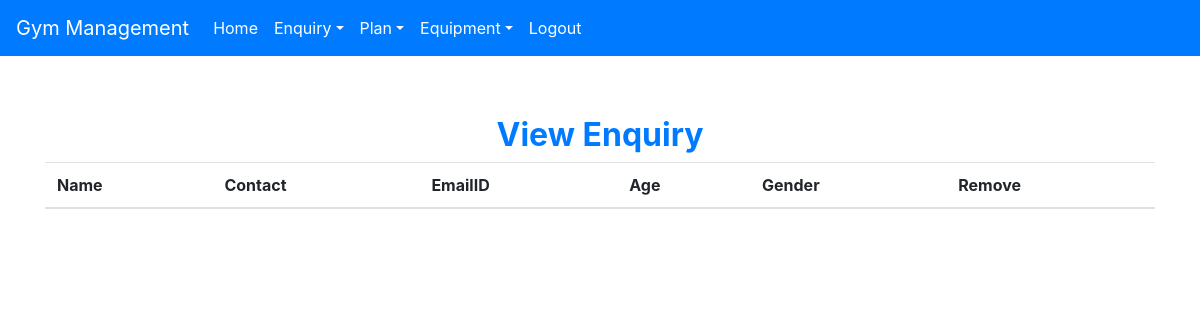
/view_enquiry (signed in), run on an earlier commit of the app's database.
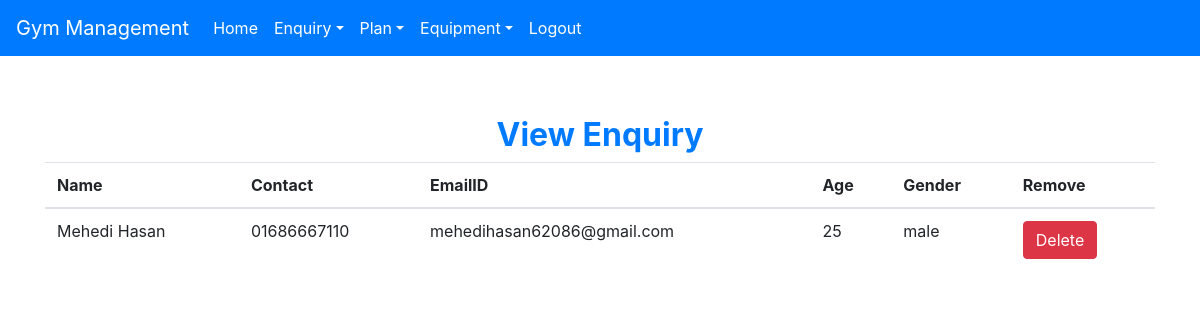
And on a later commit of the database.
### gym/models.py (models this page shows, shortened)
class Enquiry(models.Model):
    name = models.CharField(max_length=60)
    contact = models.CharField(max_length=10)
    emailid = models.CharField(max_length=60)
    age = models.CharField(max_length=40)
    gender = models.CharField(max_length=10)

### gym/views.py (the view)
# urls.py: path('view_enquiry', View_Enquiry, name='view_enquiry'),
def View_Enquiry(request):
    if not request.user.is_staff:
        return redirect('login')
    enq = Enquiry.objects.all()
    d = {'enq': enq}
    return render(request, 'view_enquiry.html', d)

### gym/templates/view_enquiry.html
{% extends 'navbar.html' %}
{% block body %}
<div class="container" style="margin-top: 60px">
    <h2 class="text-center text-primary font-weight-bold">View Enquiry</h2>
    <table id="example" class="table table-hover">
        <thead>
            <tr>
                <th>Name</th>
                <th>Contact</th>
                <th>EmailID</th>
                <th>Age</th>
                <th>Gender</th>
                <th>Remove</th>
            </tr>
        </thead>
        <tbody>
            {% for i in enq %}
                <tr>
                    <td>{{i.name}}</td>
                    <td>{{i.contact}}</td>
                    <td>{{i.emailid}}</td>
                    <td>{{i.age}}</td>
                    <td>{{i.gender}}</td>
                    <td><a class="btn btn-danger" href="{% url 'delete_enquiry' i.id %}" onclick="return confirm('Are you sure?')">Delete</a></td>
            {% endfor %}
        </tbody>
    </table>
</div>
{% endblock body %}

### gym/templates/navbar.html (shortened to what this page needs)
<html lang="en">
<head>
  {% load static %}
  <link rel="stylesheet" href="https://maxcdn.bootstrapcdn.com/bootstrap/4.5.2/css/bootstrap.min.css">
  <link rel="stylesheet" href="{% static 'css/style.css' %}">
  <link rel="stylesheet" href="https://cdn.datatables.net/1.11.3/css/jquery.dataTables.min.css">
  <link rel="stylesheet" href="https://cdn.datatables.net/buttons/2.0.1/css/buttons.dataTables.min.css">
</head>
<nav class="navbar navbar-expand-md bg-primary navbar-dark">
  <a class="navbar-brand" href="{% url 'login' %}">Gym Management</a>
  <div class="collapse navbar-collapse" id="abc">
    <ul class="navbar-nav">
      {% if request.user.is_staff %}
      <li class="nav-item">
        <a class="nav-link" href="{% url 'home' %}">Home</a>
      </li>
      <li class="nav-item dropdown">
        <a class="nav-link dropdown-toggle" data-toggle="dropdown" href="#">Enquiry</a>
      </li>
      <li class="nav-item dropdown">
        <a class="nav-link dropdown-toggle" data-toggle="dropdown" href="#">Plan</a>
      </li>
      <li class="nav-item dropdown">
        <a class="nav-link dropdown-toggle" data-toggle="dropdown" href="#">Equipment</a>
      </li>
      <li class="nav-item">
        <a class="nav-link" href="{% url 'logout' %}">Logout</a>
      </li>
      {% endif %}
    </ul>
  </div>
</nav>
{% block body %}
{% endblock body %}

### gym/static/css/style.css (style rules this page uses)
.nav-link { color: white !important; }

What changed in the data, as far as the page shows it:
added Enquiry: name "Mehedi Hasan", contact "01686667110", emailid "mehedihasan62086@gmail.com", age "25", gender "male"
